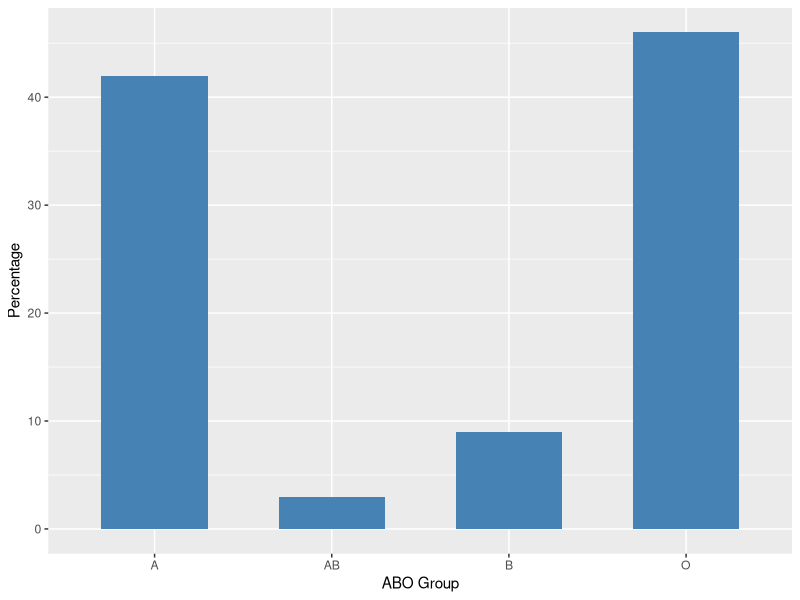
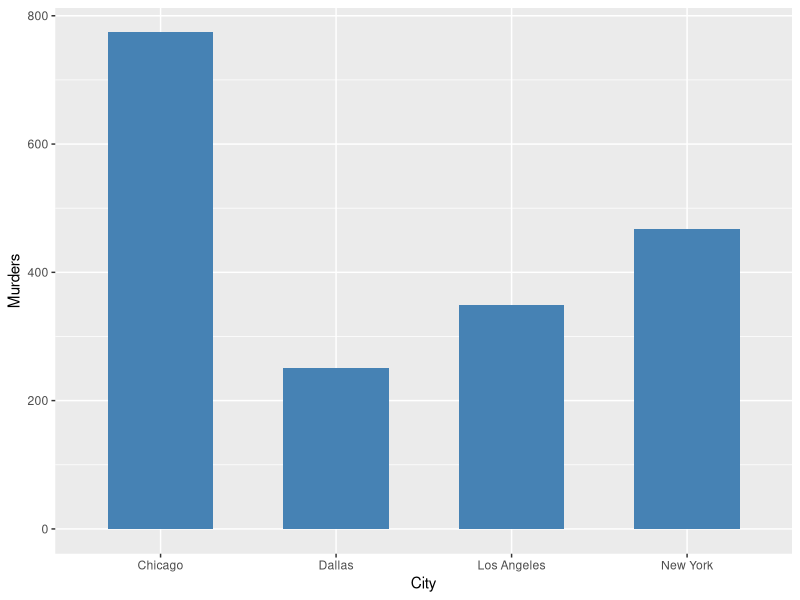
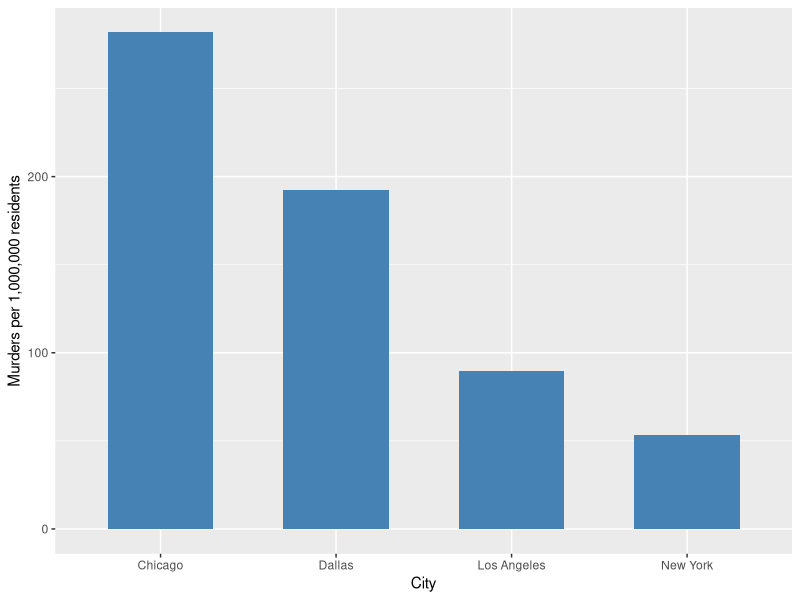
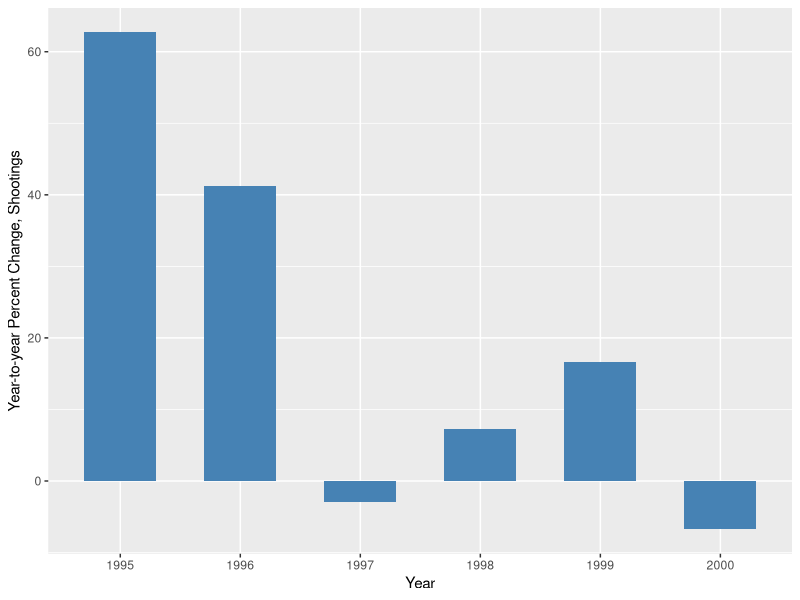
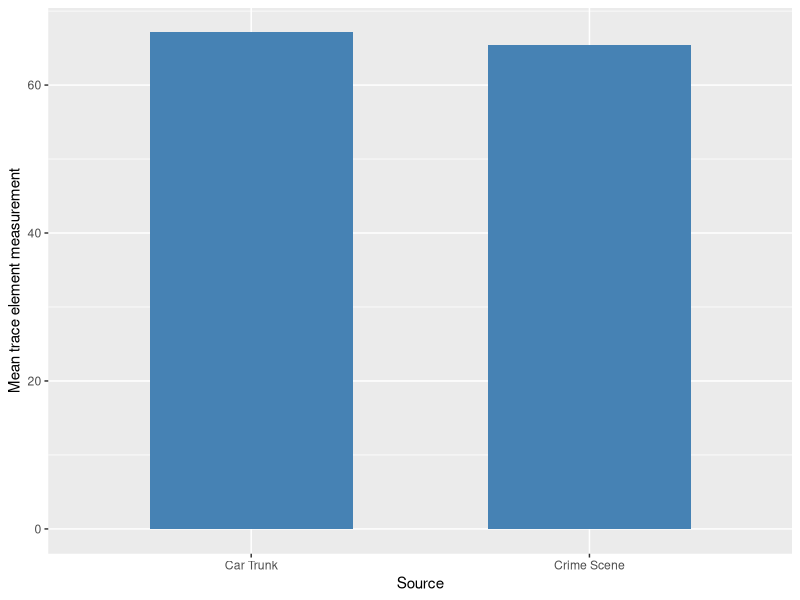
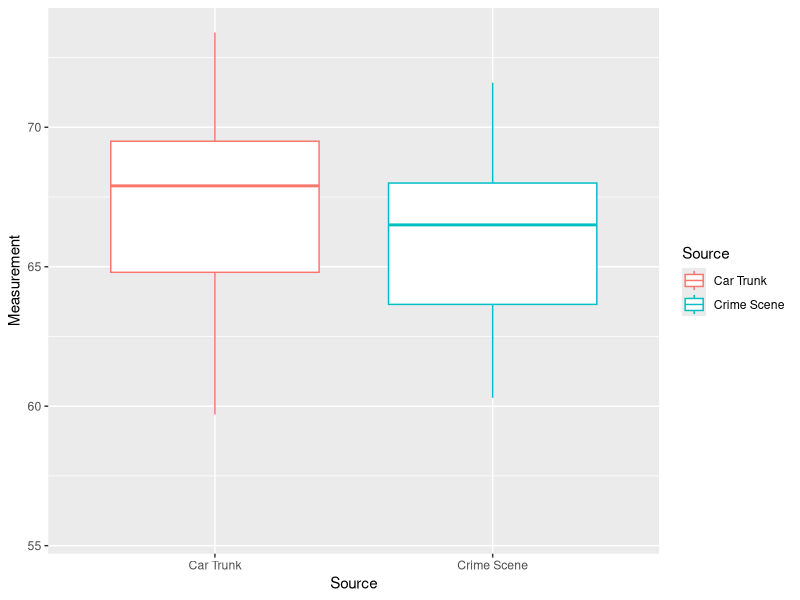

These figures' R source, in order:
## ---- chunk 1

library(dplyr)
library(ggplot2)

data <- data.frame(ABO_Group = c("A", "B", "AB", "O"), value = c(210, 45, 15, 230)) %>%
  mutate(prop = value / sum(value) * 100)

ggplot(data, aes(ABO_Group, prop)) + 
  geom_bar(stat = "identity", fill = "steelblue", width = 0.6) + 
  labs(x = "ABO Group", y = "Percentage")
## ---- chunk 2

data <- data.frame(City = c("Chicago", "Dallas", "Los Angeles", "New York"), 
                   Murders = c(774, 251, 349, 468))

ggplot(data, aes(City, Murders)) + 
  geom_bar(stat = "identity", fill = "steelblue", width = 0.6) + 
  labs(x = "City", y = "Murders")
## ---- chunk 3

data <- data.frame(City = c("Chicago", "Dallas", "Los Angeles", "New York"), 
                   Murders = c(281.8645, 192.4847, 89.51013, 53.15766)) 

ggplot(data, aes(City, Murders)) + 
  geom_bar(stat = "identity", fill = "steelblue", width = 0.6) + 
  labs(x = "City", y = "Murders per 1,000,000 residents")
## ---- chunk 4

data <- data.frame(City = c("1995", "1996", "1997", "1998", "1999", "2000"), 
                   RateChange = c(62.7, 41.3, -2.9, 7.3, 16.7, -6.7)) 

# 2014-2020: 177, 288, 407, 395, 424, 495, 462 Shootings in Toronto (Wikipedia)

ggplot(data, aes(City, RateChange)) + 
  geom_bar(stat = "identity", fill = "steelblue", width = 0.6) + 
  labs(x = "Year", y = "Year-to-year Percent Change, Shootings")
## ---- chunk 5

data01 = c(55.6, 65.6, 68.0, 68.9, 67.7, 66.5, 66.8, 60.3, 68.0, 71.6, 61.4, 63.2, 68.2, 64.1, 64.8)
data02 = c(67.9, 68.9, 69.5, 67.6, 73.4, 64.5, 73.0, 59.7, 66.9, 68.2, 71.8, 64.8, 56.3)
data <- data.frame(Source = c("Car Trunk", "Crime Scene"), 
                   Mean = c(mean(data02), mean(data01)))

ggplot(data, aes(Source, Mean)) + 
  geom_bar(stat = "identity", fill = "steelblue", width = 0.6) + 
  labs(x = "Source", y = "Mean trace element measurement")
## ---- chunk 6

## Joseph: The legend runs off the side of the page in the HTML output.
##         Can you see if you can figure out a way to fix that?
## Joseph: Can you add the horizontal line to the end of the whiskers?

data01 = c(55.6, 65.6, 68.0, 68.9, 67.7, 66.5, 66.8, 60.3, 68.0, 71.6, 61.4, 63.2, 68.2, 64.1, 64.8)
data02 = c(67.9, 68.9, 69.5, 67.6, 73.4, 64.5, 73.0, 59.7, 66.9, 68.2, 71.8, 64.8, 56.3)

data01 <- data.frame(Measurement = data01)
data01['Source'] = 'Crime Scene'

data02 <- data.frame(Measurement = data02)
data02['Source'] = 'Car Trunk'

data03 = rbind(data01, data02)

ggplot(data03, aes(x=Source, y=Measurement, color=Source)) + 
  geom_boxplot(outlier.shape = NA)

